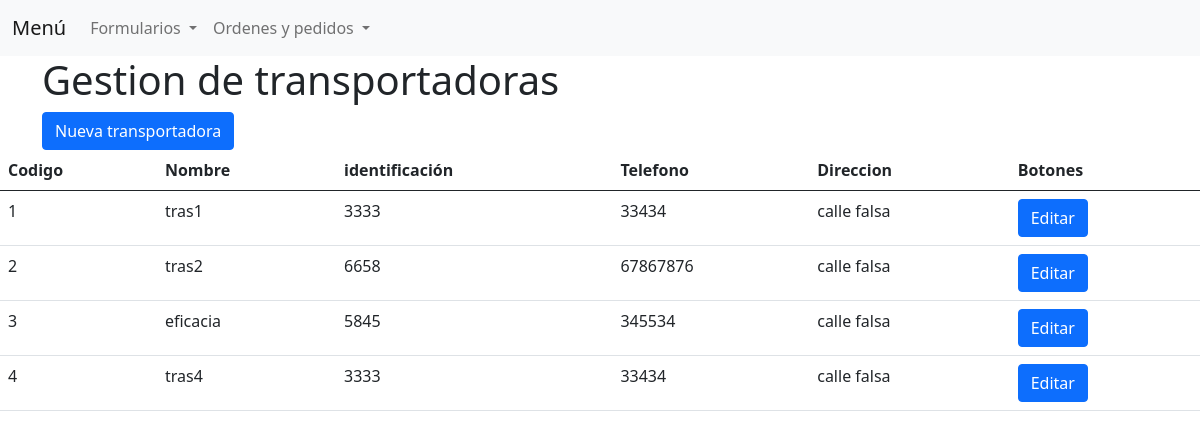
/app/views/Transportadora.php, run on the app's committed database.
### tables this page shows
CREATE TABLE `transportadora` (
  `id_transportadora` int(11) NOT NULL,
  `numero_identificacion` varchar(30) NOT NULL,
  `nombre` varchar(40) NOT NULL,
  `telefono` varchar(40) NOT NULL,
  `direccion` varchar(40) NOT NULL,
  `observaciones` varchar(100) NOT NULL
);

### app/models/TransportadoraModels.php (called while the page is built, shortened)
<?php
class TransportadoraModels extends Conexion
{
  public static function obtenerTrasportadoras()
  {
    $db = Conexion::getConexion();
    $query = "SELECT id_transportadora, nombre,numero_identificacion,telefono,direccion FROM transportadora";
    $statement = $db->query($query);
    return $statement->fetchAll(PDO::FETCH_ASSOC);
  }
}

### app/controllers/TransportadoraControllers.php (called while the page is built, shortened)
<?php
require_once('../models/TransportadoraModels.php');
class TransportadoraControllers
{
    public static  function getTransportadoras()
    {
        $datos = TransportadoraModels::obtenerTrasportadoras();
        return $datos;
    }
}

### app/views/Transportadora.php (the view, shortened to what this page needs)
<?php
require_once('../controllers/TransportadoraControllers.php');
$datosTransportadoras = TransportadoraControllers::getTransportadoras();
?>
<!doctype html>
<html lang="en">
<head>
  <link href="https://cdn.jsdelivr.net/npm/bootstrap@5.0.2/dist/css/bootstrap.min.css" rel="stylesheet">
  <link rel="stylesheet" href="../assets/css/aplicacionCompleta.css">
</head>
<body>
  <?php
  include_once('./menu.php');
  ?>
  <div class="container">
    <div>
      <h1 class="is-size-2">Gestion de transportadoras</h1>
      <button type="button" class="btn btn-primary" data-bs-toggle="modal" data-bs-target="#modalNuevaTransportadora">
        Nueva transportadora
      </button>
    </div>
  </div>
  <div class="columns">
    <div class="column">
      <table class="table">
        <thead>
          <tr>
            <th>Codigo</th>
            <th>Nombre</th>
            <th>identificación</th>
            <th>Telefono</th>
            <th>Direccion</th>
            <th>Botones</th>
          </tr>
        </thead>
        <tbody id="cuerpoTabla">
          <?php foreach ($datosTransportadoras as $datos) : ?>
            <tr>
              <td><?= $datos['id_transportadora'] ?></td>
              <td><?= $datos['nombre'] ?></td>
              <td><?= $datos['numero_identificacion'] ?></td>
              <td><?= $datos['telefono'] ?></td>
              <td><?= $datos['direccion'] ?></td>
              <td>
                <button type="button" class="btn btn-primary" id="btnEditar" data-id="<?= $datos['id_transportadora'] ?>" data-bs-toggle="modal" data-bs-target="#modalEditarCliente" onclick="editarTrasportadora(<?= $datos['id_transportadora'] ?>);">
                  Editar
                </button>
              </td>
            </tr>
          <?php endforeach; ?>
        </tbody>
      </table>
    </div>
  </div>
</body>
</html>

### app/views/menu.php (shortened to what this page needs)
<link href="https://cdn.jsdelivr.net/npm/bootstrap@5.0.2/dist/css/bootstrap.min.css" rel="stylesheet">
<nav class="navbar navbar-expand-lg navbar-light bg-light">
    <div class="container-fluid">
        <a class="navbar-brand" href="./index.php">Menú</a>
        <div class="collapse navbar-collapse" id="navbarSupportedContent">
            <ul class="navbar-nav me-auto mb-2 mb-lg-0">
                <li class="nav-item dropdown">
                    <a class="nav-link dropdown-toggle" href="#" id="navbarDropdown" role="button" data-bs-toggle="dropdown" aria-expanded="false">
                        Formularios
                    </a>
                </li>
                <li class="nav-item dropdown">
                    <a class="nav-link dropdown-toggle" href="#" id="navbarDropdown" role="button" data-bs-toggle="dropdown" aria-expanded="false">
                        Ordenes y pedidos
                    </a>
                </li>
            </ul>
        </div>
    </div>
</nav>
<link href="https://cdn.jsdelivr.net/npm/bootstrap@5.0.2/dist/css/bootstrap.min.css" rel="stylesheet">

### app/assets/css/aplicacionCompleta.css (style rules this page uses)
* { margin: 0; box-sizing: border-box; }

### data on the page
transportadora: id_transportadora "1", nombre "tras1", numero_identificacion "3333", telefono "33434", direccion "calle falsa"
transportadora: id_transportadora "2", nombre "tras2", numero_identificacion "6658", telefono "67867876", direccion "calle falsa"
transportadora: id_transportadora "3", nombre "eficacia", numero_identificacion "5845", telefono "345534", direccion "calle falsa"
transportadora: id_transportadora "4", nombre "tras4", numero_identificacion "3333", telefono "33434", direccion "calle falsa"
